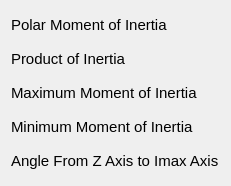
    <widget class="QWidget" name="layoutWidget_2">
     <property name="geometry">
      <rect>
       <x>10</x>
       <y>550</y>
       <width>231</width>
       <height>171</height>
      </rect>
     </property>
     <layout class="QVBoxLayout" name="verticalLayout_6">
      <item>
       <widget class="QLabel" name="polarMOIlabel">
        <property name="minimumSize">
         <size>
          <width>0</width>
          <height>28</height>
         </size>
        </property>
        <property name="maximumSize">
         <size>
          <width>16777215</width>
          <height>28</height>
         </size>
        </property>
        <property name="font">
         <font>
          <pointsize>11</pointsize>
         </font>
        </property>
        <property name="text">
         <string>Polar Moment of Inertia</string>
        </property>
        <property name="wordWrap">
         <bool>false</bool>
        </property>
       </widget>
      </item>
      <item>
       <widget class="QLabel" name="productofinertialabel">
        <property name="minimumSize">
         <size>
          <width>0</width>
          <height>28</height>
         </size>
        </property>
        <property name="maximumSize">
         <size>
          <width>16777215</width>
          <height>28</height>
         </size>
        </property>
        <property name="font">
         <font>
          <pointsize>11</pointsize>
         </font>
        </property>
        <property name="text">
         <string>Product of Inertia</string>
        </property>
        <property name="wordWrap">
         <bool>false</bool>
        </property>
       </widget>
      </item>
      <item>
       <widget class="QLabel" name="maxMOIlabel">
        <property name="minimumSize">
         <size>
          <width>0</width>
          <height>28</height>
         </size>
        </property>
        <property name="maximumSize">
         <size>
          <width>16777215</width>
          <height>28</height>
         </size>
        </property>
        <property name="font">
         <font>
          <pointsize>11</pointsize>
         </font>
        </property>
        <property name="text">
         <string>Maximum Moment of Inertia</string>
        </property>
        <property name="wordWrap">
         <bool>false</bool>
        </property>
       </widget>
      </item>
      <item>
       <widget class="QLabel" name="minMOIlabel">
        <property name="minimumSize">
         <size>
          <width>0</width>
          <height>28</height>
         </size>
        </property>
        <property name="maximumSize">
         <size>
          <width>16777215</width>
          <height>28</height>
         </size>
        </property>
        <property name="font">
         <font>
          <pointsize>11</pointsize>
         </font>
        </property>
        <property name="text">
         <string>Minimum Moment of Inertia</string>
        </property>
        <property name="wordWrap">
         <bool>false</bool>
        </property>
       </widget>
      </item>
      <item>
       <widget class="QLabel" name="axisanglelabel">
        <property name="minimumSize">
         <size>
          <width>0</width>
          <height>28</height>
         </size>
        </property>
        <property name="maximumSize">
         <size>
          <width>16777215</width>
          <height>28</height>
         </size>
        </property>
        <property name="font">
         <font>
          <pointsize>11</pointsize>
         </font>
        </property>
        <property name="text">
         <string>Angle From Z Axis to Imax Axis</string>
        </property>
        <property name="wordWrap">
         <bool>false</bool>
        </property>
       </widget>
      </item>
     </layout>
    </widget>
